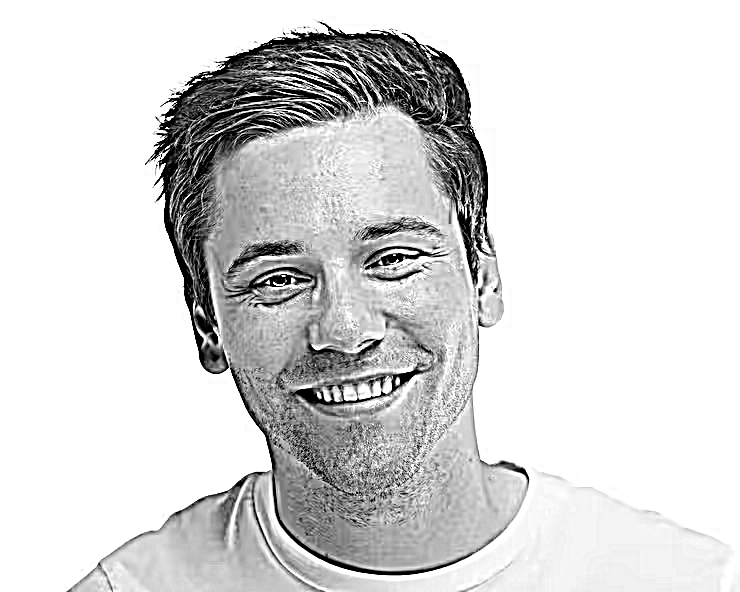
#> input picture edges/smile_sample_1_gaussian_5.tiff, 740 x 592 px
$ python histogram_extractor.py
#> lines starting #> are read from the running program, lines starting #| are printed output that depends on the picture
import cv2
import numpy as np
import matplotlib.pyplot as mpl

# image file names
# ./smile_sample_1.tiff
# ./equalized/smile_sample_1_equalized.tiff
# ./equalized/b_min_50_equalized.tiff
# ./equalized/smile_sample_1_sobel_1_2_equalized.tiff
# ./equalized/smile_sample_1_gaussian_1_5_equalized.tiff
# ./equalized/smile_sample_1_gaussian_3_equalized.tiff
# ./equalized/smile_sample_1_gaussian_5_equalized.tiff
# ./brightness/b_plus_10.tiff
# ./brightness/b_min_10.tiff
# ./brightness/b_min_50.tiff
# ./log/smile_sample_1_log.tiff
# ./inverselog/smile_sample_1_inv.tiff
# ./powerlaw/smile_sample_1_gamma_0_5.tiff
# ./powerlaw/smile_sample_1_gamma_1_2.tiff
# ./powerlaw/smile_sample_1_gamma_1_8.tiff
# ./powerlaw/smile_sample_1_gamma_2_5.tiff
# ./edges/smile_sample_1_sobel_0_5.tiff
# ./edges/smile_sample_1_sobel_1_2.tiff
# ./edges/smile_sample_1_sobel_1_5.tiff
# ./edges/smile_sample_1_sobel_2.tiff
# ./edges/smile_sample_1_gaussian_0_5.tiff
# ./edges/smile_sample_1_gaussian_1_5.tiff
# ./edges/smile_sample_1_gaussian_3.tiff
# ./edges/smile_sample_1_gaussian_5.tiff

# Extract histogram for POC
file = './edges/smile_sample_1_gaussian_5.tiff'
filename = file.split('/')[-1].split('.tiff')[0]
img = cv2.imread(file, cv2.IMREAD_GRAYSCALE)
#> img is the input picture: shape (592, 740); min 0, max 255, mean 215.9
histogram = cv2.calcHist([img], [0], None, [256], [0,255])
#> histogram = 256 values, max 14133 at index 0, min 0 at index 255, mean 705.4

# displaying
mpl.figure()
mpl.suptitle('Image Histogram')
mpl.tight_layout()
mpl.subplot(1,1,1)
mpl.bar(range(256),histogram.ravel())
# save
mpl.savefig('./histogram/' + filename + '_hist.png')
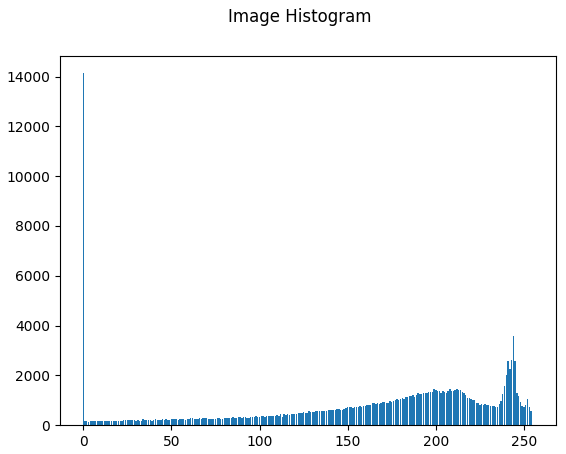
#> figure drawn by matplotlib, 1 panel; tallest bar 14133 high, from x = -0.4 to 0.4
# Universal
mpl.show()
